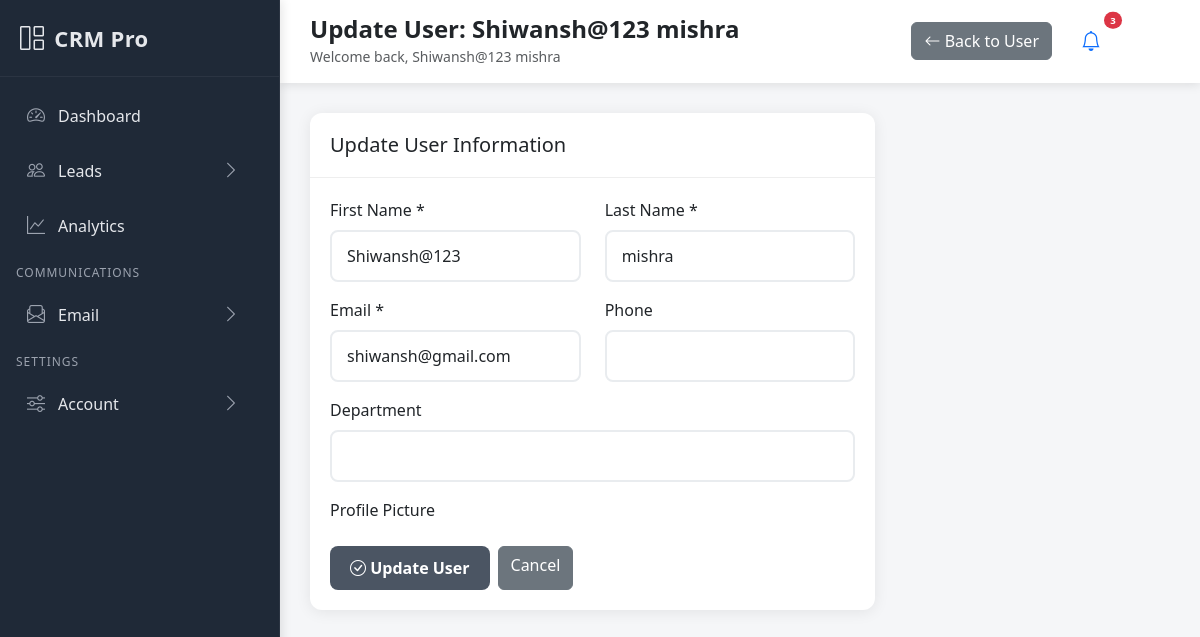
Page /accounts/users/1/update/ (signed in) on the earlier database version.
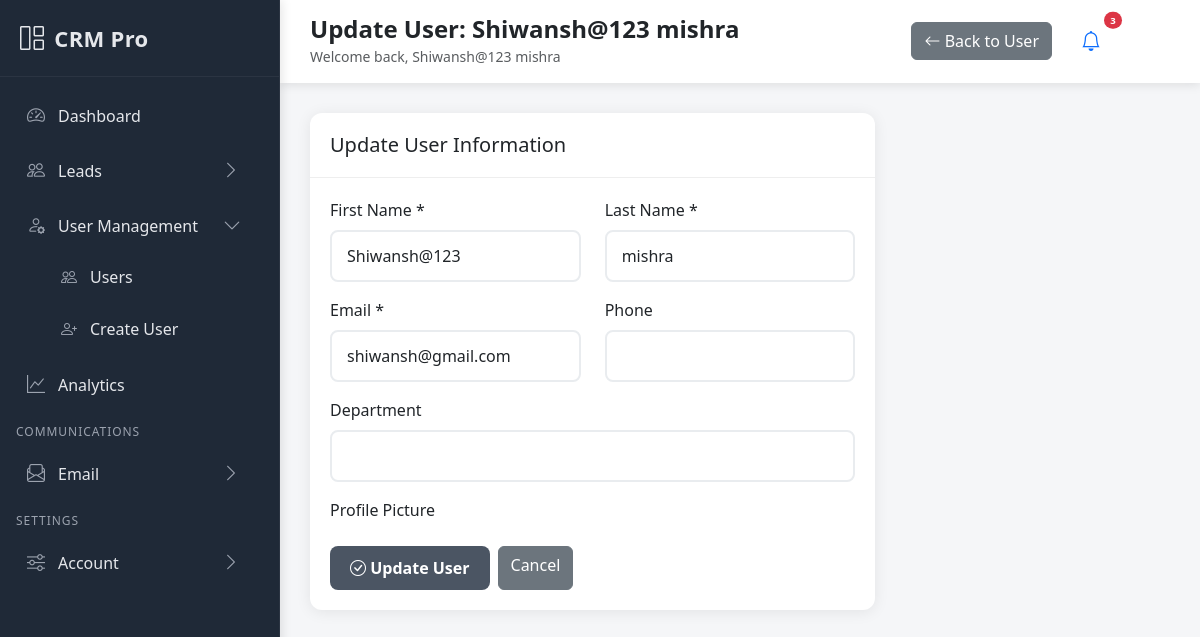
Same page on the later database version.
### accounts/views.py (the view, shortened to what this page needs)
# urls.py: path('users/<int:pk>/update/', views.UserUpdateView.as_view(), name='user_update'),
class UserUpdateView(LoginRequiredMixin, UserPassesTestMixin, UpdateView):
    model = CustomUser
    fields = ['first_name', 'last_name', 'email', 'phone', 'role', 'department', 'is_active']
    template_name = 'accounts/user_update.html'
    success_url = reverse_lazy('accounts:user_list')
    def test_func(self):
        return is_admin_or_superuser(self.request.user)
    def get_form(self, form_class=None):
        form = super().get_form(form_class)
        for field_name, field in form.fields.items():
            field.widget.attrs['class'] = 'form-control'
        return form

### accounts/views.py (called while the page is built)
def is_admin_or_superuser(user):
    return user.is_authenticated and (user.role in ['admin', 'superadmin'] or user.is_superuser)

### templates/accounts/user_update.html (shortened to what this page needs)
{% extends 'base.html' %}
{% block page_title %}Update User: {{ object.get_full_name }}{% endblock %}
{% block page_actions %}
<a href="{% url 'accounts:user_detail' object.pk %}" class="btn btn-secondary">
    <i class="bi bi-arrow-left"></i> Back to User
</a>
{% endblock %}
{% block content %}
<div class="row">
    <div class="col-lg-8">
        <div class="card">
            <div class="card-header">
                <h5 class="mb-0">Update User Information</h5>
            </div>
            <div class="card-body">
                <form method="post">
                    <div class="row">
                        <div class="col-md-6">
                            <div class="mb-3">
                                <label for="{{ form.first_name.id_for_label }}" class="form-label">First Name *</label>
                                {{ form.first_name }}
                            </div>
                        </div>
                        <div class="col-md-6">
                            <div class="mb-3">
                                <label for="{{ form.last_name.id_for_label }}" class="form-label">Last Name *</label>
                                {{ form.last_name }}
                            </div>
                        </div>
                    </div>
                    <div class="row">
                        <div class="col-md-6">
                            <div class="mb-3">
                                <label for="{{ form.email.id_for_label }}" class="form-label">Email *</label>
                                {{ form.email }}
                            </div>
                        </div>
                        <div class="col-md-6">
                            <div class="mb-3">
                                <label for="{{ form.phone.id_for_label }}" class="form-label">Phone</label>
                                {{ form.phone }}
                            </div>
                        </div>
                    </div>
                    <div class="mb-3">
                        <label for="{{ form.department.id_for_label }}" class="form-label">Department</label>
                        {{ form.department }}
                    </div>
                    <div class="mb-3">
                        <label for="{{ form.profile_picture.id_for_label }}" class="form-label">Profile Picture</label>
                    </div>
                    <div class="d-flex gap-2">
                        <button type="submit" class="btn btn-primary">
                            <i class="bi bi-check-circle"></i> Update User
                        </button>
                        <a href="{% url 'accounts:user_detail' object.pk %}" class="btn btn-secondary">Cancel</a>
                    </div>
                </form>
            </div>
        </div>
    </div>
</div>
{% endblock %}

### templates/base.html (shortened to what the changed rows need)
<!DOCTYPE html>
<html lang="en">
<head>
    <link href="https://cdn.jsdelivr.net/npm/bootstrap@5.3.0/dist/css/bootstrap.min.css" rel="stylesheet">
    <link href="https://cdn.jsdelivr.net/npm/bootstrap-icons@1.10.0/font/bootstrap-icons.css" rel="stylesheet">
</head>
<body>
    <nav class="sidebar" id="sidebar">
        <ul class="nav flex-column sidebar-nav">
            {% if user.role == 'admin' or user.role == 'superadmin' %}
            <li class="nav-item">
                <a class="nav-link" data-bs-toggle="collapse" href="#menu-users" role="button" aria-expanded="{% if request.resolver_match.app_name == 'accounts' and 'user' in request.path %}true{% else %}false{% endif %}" aria-controls="menu-users">
                    <i class="bi bi-person-gear"></i>
                    <span>User Management</span>
                    <i class="bi bi-chevron-right chevron"></i>
                </a>
                <ul class="nav flex-column collapse submenu {% if request.resolver_match.app_name == 'accounts' and 'user' in request.path %}show{% endif %}" id="menu-users">
                    <li class="nav-item">
                        <a class="nav-link {% if request.resolver_match.url_name == 'user_list' %}active{% endif %}" href="{% url 'accounts:user_list' %}">
                            <i class="bi bi-people"></i>
                            <span>Users</span>
                        </a>
                    </li>
                    <li class="nav-item">
                        <a class="nav-link {% if request.resolver_match.url_name == 'user_create' %}active{% endif %}" href="{% url 'accounts:user_create' %}">
                            <i class="bi bi-person-plus"></i>
                            <span>Create User</span>
                        </a>
                    </li>
                </ul>
            </li>
            {% endif %}
        </ul>
    </nav>
</body>
</html>

Differences in the rows shown:
changed CustomUser "Shiwansh@123 mishra": role "sales_rep" → "superadmin" (drawn)
Other differences:
text now shown: "User Management Users Create User"
